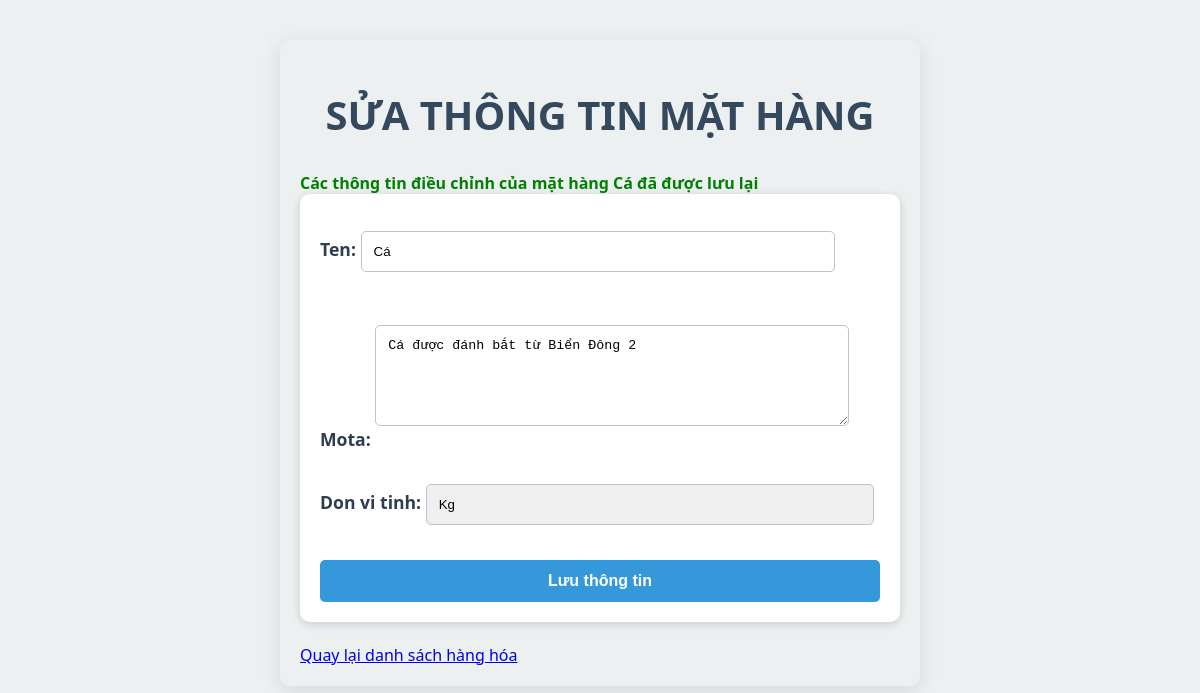
The page /suahanghoa/1/ on the database its author committed.
### qlkhohang/models.py (models this page shows, shortened)
class HangHoa(models.Model):
    ten = models.CharField(max_length=200, null=False)
    mota = models.TextField(blank=True, null=True)
    class DonViTinh(models.TextChoices):
        KG = 'Kg', 'Kg'
        CAI = 'Cái', 'Cái'
        CHAI = 'Chai', 'Chai'
        HOP = 'Hộp', 'Hộp'
    don_vi_tinh = models.CharField(max_length=4, choices=DonViTinh.choices, null=False)
    kho = models.ManyToManyField(Kho, through='KhoHangHoa', related_name='hanghoa')

### qlkhohang/views.py (the view, shortened to what this page needs)
# urls.py: path('suahanghoa/', views.sushanghoa, name='them_hanghoa'),  # Thêm mới
def sushanghoa(request, id_hanghoa=None):
    if id_hanghoa:
        hanghoa = get_object_or_404(HangHoa, id=id_hanghoa)
        form = HangHoaForm(request.POST or None, instance=hanghoa)
        action = "SỬA THÔNG TIN MẶT HÀNG"
        success_message = f"Các thông tin điều chỉnh của mặt hàng {hanghoa.ten} đã được lưu lại"
    else:
        form = HangHoaForm(request.POST or None)
        action = "THÊM MỚI MẶT HÀNG"
        success_message = None
    return render(request, 'suahanghoa.html', {
        'form': form,
        'action': action,
        'success_message': success_message
    })

### qlkhohang/forms.py
class HangHoaForm(forms.ModelForm):
    class Meta:
        model = HangHoa
        fields = ['ten', 'mota', 'don_vi_tinh']  # Các trường cần có trong form
        widgets = {
            'ten': forms.TextInput(attrs={
                'class': 'form-control',
                'placeholder': 'Nhập tên'
            }),
            'mota': forms.Textarea(attrs={
                'class': 'form-control',
                'rows': 5,
                'placeholder': 'Nhập mô tả'
            }),
            'don_vi_tinh': forms.Select(attrs={
                'class': 'form-control'
            }),
        }

### qlkhohang/templates/suahanghoa.html (shortened to what this page needs)
{% load static %}
<!DOCTYPE html>
<html lang="vi">
<head>
    <link rel="stylesheet" type="text/css" href="{% static 'qlkhohang/css/suahanghoa.css' %}">
</head>
<body>
    <h1>{{ action }}</h1>
    {% if success_message %}
        <div style="color: green;">
            <strong>{{ success_message }}</strong>
        </div>
    {% endif %}
    <form method="post">
        {{ form.as_p }}
        <button type="submit">Lưu thông tin</button>
    </form>
    <br>
    <a href="{% url 'dshanghoa' %}">Quay lại danh sách hàng hóa</a>
</body>
</html>

### qlkhohang/static/qlkhohang/css/suahanghoa.css (style rules this page uses)
body { font-family: 'Segoe UI', Tahoma, Geneva, Verdana, sans-serif; background-color: #ecf0f1; margin: 40px auto; max-width: 600px; padding: 20px; box-shadow: 0 4px 20px rgba(0, 0, 0, 0.1); border-radius: 10px; }
h1 { color: #34495e; text-align: center; margin-bottom: 30px; font-size: 2.5em; font-weight: bold; text-transform: uppercase; }
form { display: flex; flex-direction: column; background-color: #ffffff; padding: 20px; border-radius: 10px; box-shadow: 0 2px 10px rgba(0, 0, 0, 0.15); }
form p { margin-bottom: 15px; font-size: 1.1em; }
label { margin-bottom: 5px; font-weight: bold; color: #2c3e50; }
input[type="text"], input[type="date"], textarea, select { width: 80%; max-width: 500px; padding: 12px; margin-bottom: 20px; border: 1px solid #bdc3c7; border-radius: 5px; transition: border-color 0.3s ease, box-shadow 0.3s ease; }
select { appearance: none; background-position: right 10px center; background-size: 12px; }
button { background-color: #3498db; color: #fff; padding: 12px; border: none; border-radius: 5px; cursor: pointer; font-size: 1em; transition: background-color 0.3s ease, transform 0.2s ease; font-weight: bold; }

### rows shown on the page
HangHoa: ten "Cá", mota "Cá được đánh bắt từ Biển Đông 2", don_vi_tinh "Kg"

### other values the page prints
{{ action }} "SỬA THÔNG TIN MẶT HÀNG"
{{ success_message }} "Các thông tin điều chỉnh của mặt hàng Cá đã được lưu lại"
